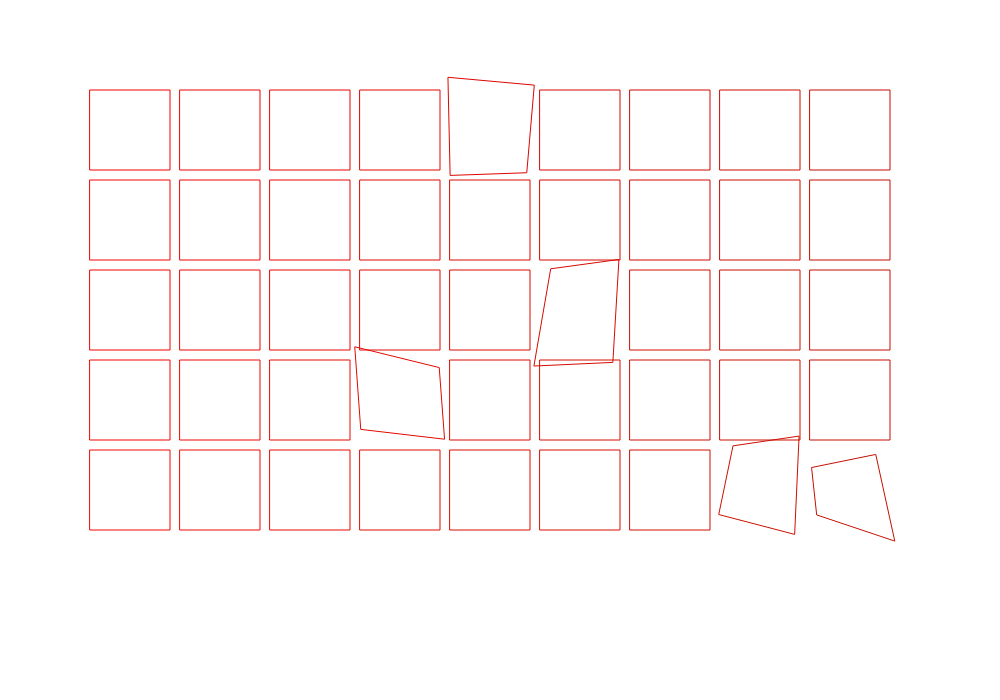
Frame 1 (no input)
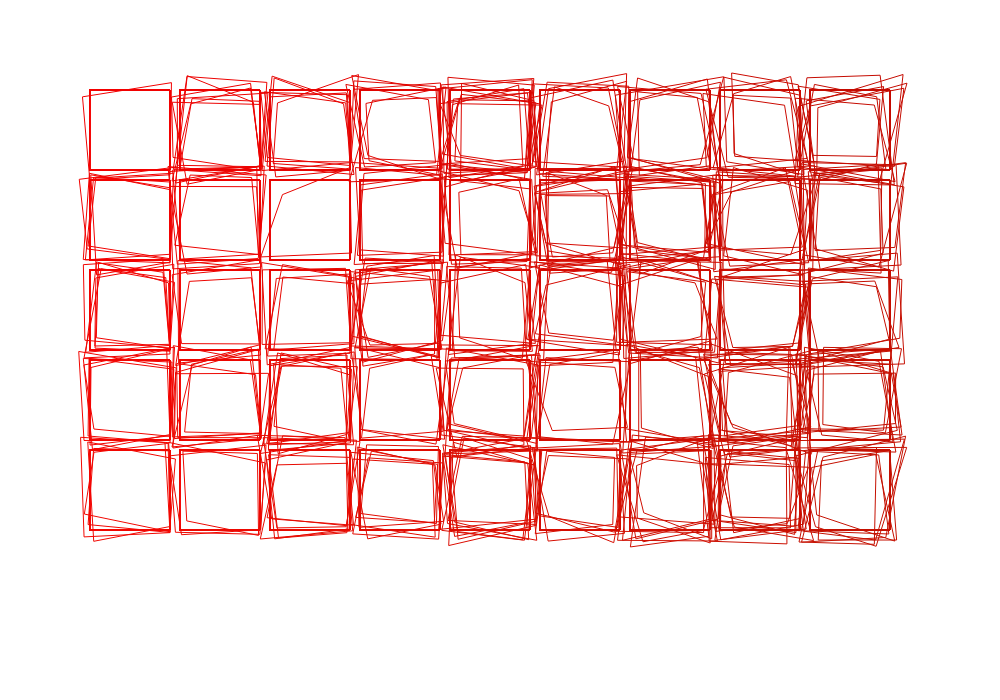
Frame 60 (no input)
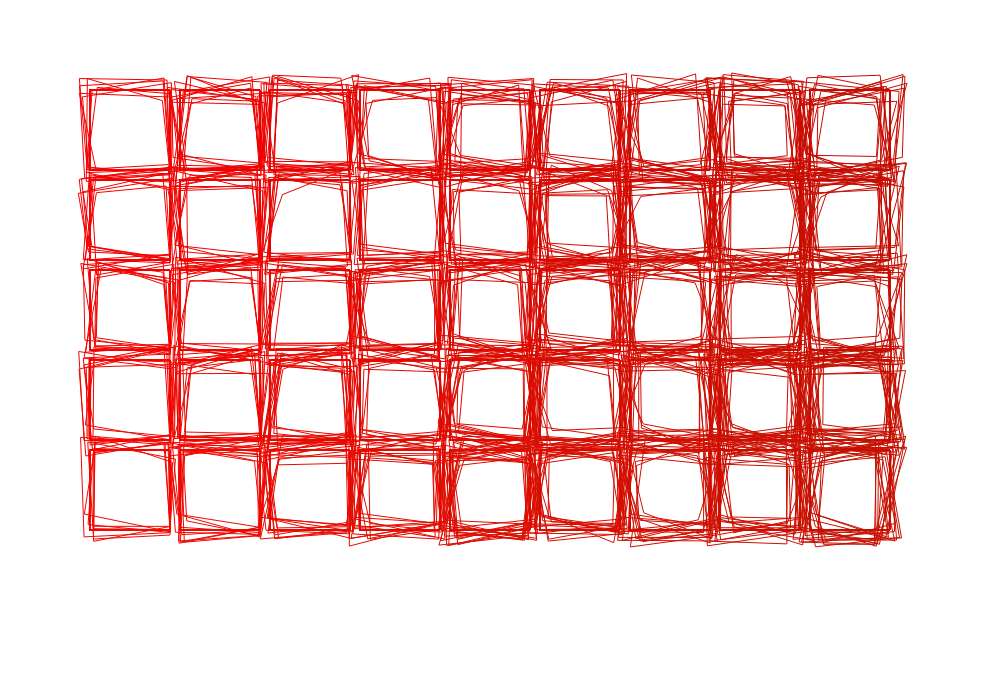
Frame 120 (the mouse pressed at the canvas centre since frame 60)

The p5.js sketch that drew these frames (run headless with seeded random() and noise() and a simulated clock; from frame 60 on, the mouse is pressed at the canvas centre):

// p5.js sketch
// ── sketch.js
function setup() {
  createCanvas(1000, 700);
  colorMode(HSB);
  background(255, 0); // Transparent background
}

function draw() {
  noFill(); // to make the background transparent

  for (let i = 1; i < 10; i++) {
    for (let j = 1; j < 6; j++) {
      let x1 = i * 90;
      let y1 = j * 90;
      let x2 = x1 + 80;
      let y2 = y1;
      let x3 = x2;
      let y3 = y2 + 80;
      let x4 = x1;
      let y4 = y1 + 80;

      let hue = map(i + j, 2, 14, 0, 5); 
      let saturation = 100;
      let brightness = map(i, 1, 10, 95, 75); 

      stroke(hue, saturation, brightness);

      let applyRandom = random(1) > map(i, 1, 10, 0.9, 0.7); 

      if (applyRandom && random(1) > map(i, 1, 10, 0.3, 0.5)) { 
        let rangeX1 = map(i, 1, 10, 12, 18); // Scale the range of randomness based on i for x1
        let rangeY1 = map(i, 1, 10, 14, 18); // Scale the range of randomness based on i for y1
        let rangeX2 = map(i, 1, 10, 9, 18); // Scale the range of randomness based on i for x2
        let rangeY2 = map(i, 1, 10, 15, 18); // Scale the range of randomness based on i for y2
        let rangeX3 = map(i, 1, 10, 0, 18); // Scale the range of randomness based on i for x3
        let rangeY3 = map(i, 1, 10, 6, 18); // Scale the range of randomness based on i for y3
        let rangeX4 = map(i, 1, 10, 7, 18); // Scale the range of randomness based on i for x4
        let rangeY4 = map(i, 1, 10, 16, 18); // Scale the range of randomness based on i for y4

        x1 += random(-rangeX1, rangeX1);
        y1 += random(-rangeY1, rangeY1);
        x2 += random(-rangeX2, rangeX2);
        y2 += random(-rangeY2, rangeY2);
        x3 += random(-rangeX3, rangeX3);
        y3 += random(-rangeY3, rangeY3);
        x4 += random(-rangeX4, rangeX4);
        y4 += random(-rangeY4, rangeY4);
      }

      quad(x1, y1, x2, y2, x3, y3, x4, y4);
    }
  }

  setTimeout(() => {
    noLoop();
  }, 2500); 
}
